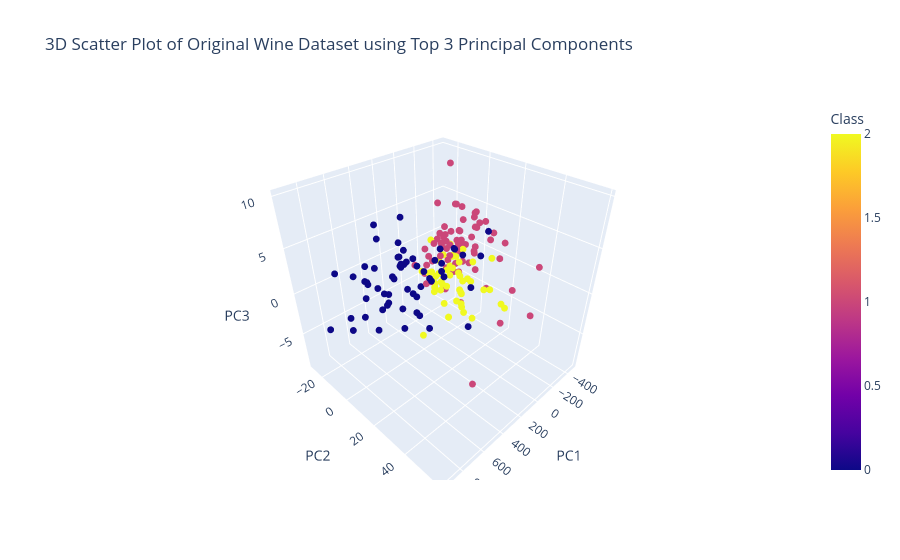
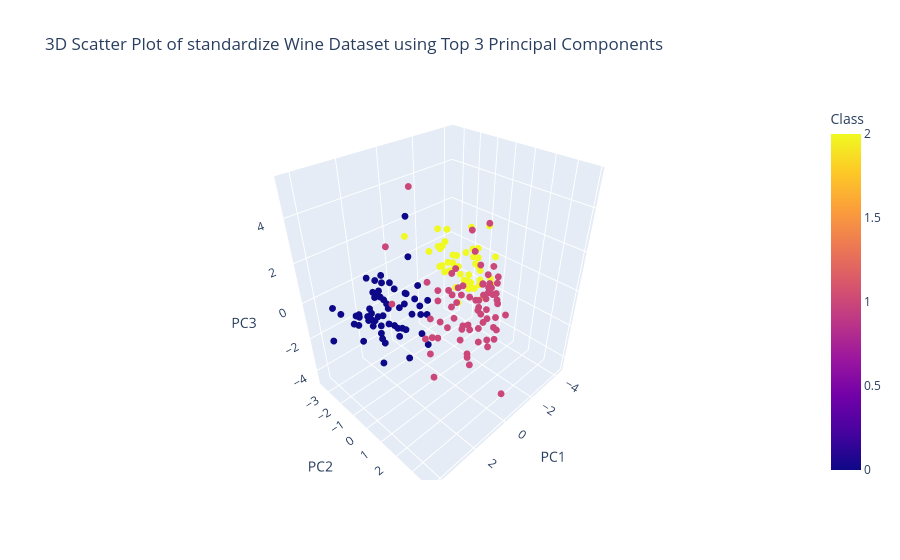

These figures' notebook cell, in order:
### Markdown cell above
**<font color=skyblue>第 6 題：</font>**
- Claim:利用主成分分析取得前三項成分，並繪製其散布圖。是否可以從散布圖中看出三個群組？
    - 繪製未標準化數據與標準化數據的散布圖

### Code cell
# Fit PCA and transform the data to the new space
PCA_result = PCA(n_components=3).fit_transform(X)

# Create a DataFrame for Plotly Express
df = pd.DataFrame(PCA_result, columns=['PC1', 'PC2', 'PC3'])
df['Class'] = y

# Create an interactive 3D scatter plot using Plotly Express
fig = px.scatter_3d(df, x='PC1', y='PC2', z='PC3', color='Class', title='3D Scatter Plot of Original Wine Dataset using Top 3 Principal Components',
                    size_max=5)
fig.update_traces(marker_size = 4)
fig.show()
# Fit PCA and transform the data to the new space
PCA_result2 = PCA(n_components=3).fit_transform(X_scaled)

# Create a DataFrame for Plotly Express
df2 = pd.DataFrame(PCA_result2, columns=['PC1', 'PC2', 'PC3'])
df2['Class'] = y

# Create an interactive 3D scatter plot using Plotly Express
fig = px.scatter_3d(df2, x='PC1', y='PC2', z='PC3', color='Class', title='3D Scatter Plot of standardize Wine Dataset using Top 3 Principal Components',
                    size_max=5)
fig.update_traces(marker_size = 4)
fig.show()

### Figure 1 — Plotly figure (JSON) as saved in the notebook; plotly's stock layout.template omitted (floating-point values rounded to 4 significant figures; data arrays with more than 128 entries replaced by an {"elided": "..."} marker saying what was removed)
{"data": [{"hovertemplate": "PC1=%{x}<br>PC2=%{y}<br>PC3=%{z}<br>Class=%{marker.color}<extra></extra>", "legendgroup": "", "marker": {"color": {"elided": "178 int values"}, "coloraxis": "coloraxis", "size": 4, "symbol": "circle"}, "mode": "markers", "name": "", "scene": "scene", "showlegend": false, "type": "scatter3d", "x": {"elided": "178 float values"}, "y": {"elided": "178 float values"}, "z": {"elided": "178 float values"}}], "layout": {"coloraxis": {"colorbar": {"title": {"text": "Class"}}, "colorscale": [[0, "#0d0887"], [0.1111, "#46039f"], [0.2222, "#7201a8"], [0.3333, "#9c179e"], [0.4444, "#bd3786"], [0.5556, "#d8576b"], [0.6667, "#ed7953"], [0.7778, "#fb9f3a"], [0.8889, "#fdca26"], [1, "#f0f921"]]}, "legend": {"tracegroupgap": 0}, "scene": {"domain": {"x": [0, 1], "y": [0, 1]}, "xaxis": {"title": {"text": "PC1"}}, "yaxis": {"title": {"text": "PC2"}}, "zaxis": {"title": {"text": "PC3"}}}, "title": {"text": "3D Scatter Plot of Original Wine Dataset using Top 3 Principal Components"}}}

### Figure 2 — Plotly figure (JSON) as saved in the notebook; plotly's stock layout.template omitted (floating-point values rounded to 4 significant figures; data arrays with more than 128 entries replaced by an {"elided": "..."} marker saying what was removed)
{"data": [{"hovertemplate": "PC1=%{x}<br>PC2=%{y}<br>PC3=%{z}<br>Class=%{marker.color}<extra></extra>", "legendgroup": "", "marker": {"color": {"elided": "178 int values"}, "coloraxis": "coloraxis", "size": 4, "symbol": "circle"}, "mode": "markers", "name": "", "scene": "scene", "showlegend": false, "type": "scatter3d", "x": {"elided": "178 float values"}, "y": {"elided": "178 float values"}, "z": {"elided": "178 float values"}}], "layout": {"coloraxis": {"colorbar": {"title": {"text": "Class"}}, "colorscale": [[0, "#0d0887"], [0.1111, "#46039f"], [0.2222, "#7201a8"], [0.3333, "#9c179e"], [0.4444, "#bd3786"], [0.5556, "#d8576b"], [0.6667, "#ed7953"], [0.7778, "#fb9f3a"], [0.8889, "#fdca26"], [1, "#f0f921"]]}, "legend": {"tracegroupgap": 0}, "scene": {"domain": {"x": [0, 1], "y": [0, 1]}, "xaxis": {"title": {"text": "PC1"}}, "yaxis": {"title": {"text": "PC2"}}, "zaxis": {"title": {"text": "PC3"}}}, "title": {"text": "3D Scatter Plot of standardize Wine Dataset using Top 3 Principal Components"}}}
